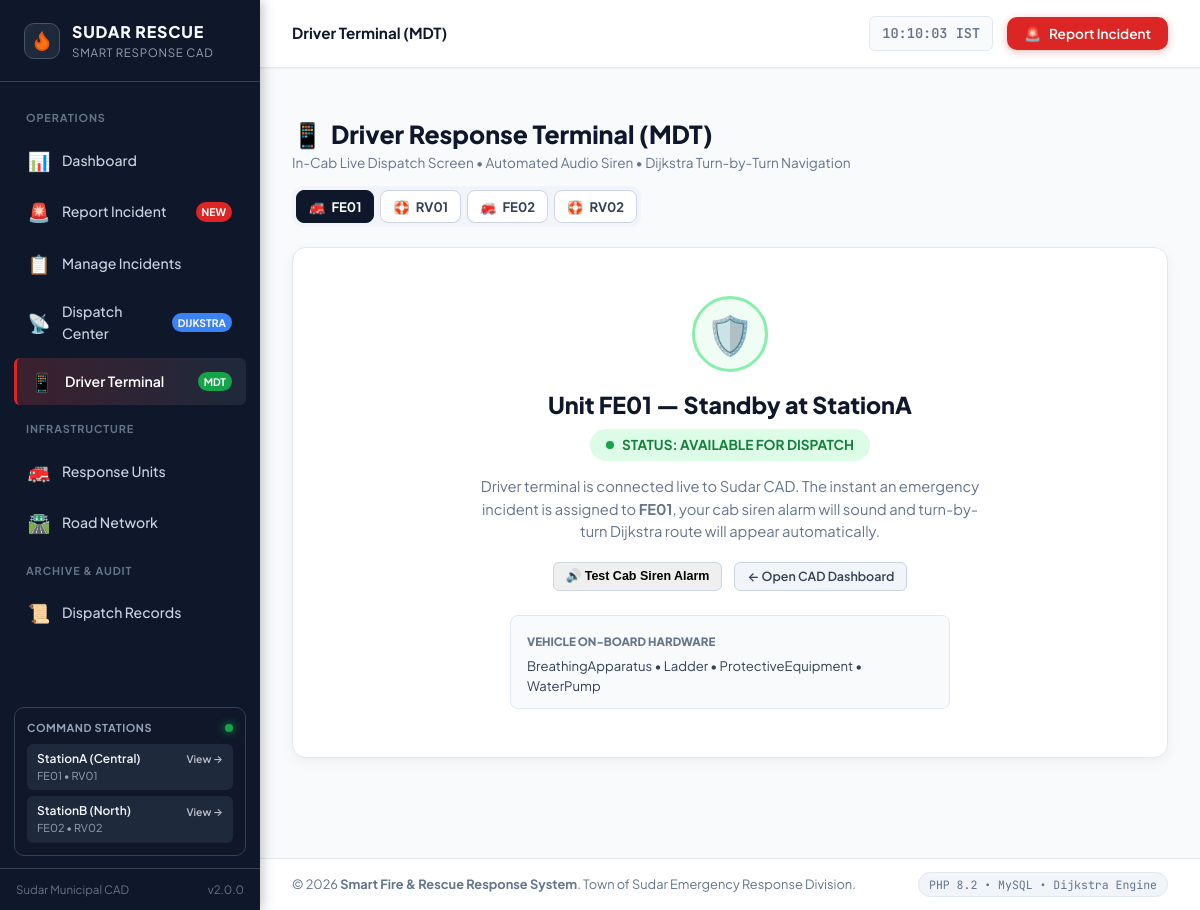
Page /driver.php on the committed database.
### tables this page shows
CREATE TABLE `response_units` (
    `unit_id` VARCHAR(20) NOT NULL,
    `unit_type` VARCHAR(50) NOT NULL,
    `station_id` VARCHAR(30) NOT NULL,
    `status` ENUM('Available', 'Busy', 'Dispatched', 'Out of Service') NOT NULL DEFAULT 'Available',
    `current_incident_id` INT NULL,
    `created_at` TIMESTAMP DEFAULT CURRENT_TIMESTAMP,
    PRIMARY KEY (`unit_id`),
    CONSTRAINT `fk_unit_station` FOREIGN KEY (`station_id`) 
        REFERENCES `stations` (`station_id`) ON UPDATE CASCADE
);

### driver.php (the view, shortened to what the rows shown need)
<?php
require_once __DIR__ . '/db.php';
require_once __DIR__ . '/classes/ResponseUnit.php';
$unitModel = new ResponseUnit();
$units = $unitModel->getAll();
$selectedUnitId = trim($_GET['unit'] ?? 'FE01');
$selectedUnit = $unitModel->getById($selectedUnitId);
$db = getDB();
$stmt = $db->prepare("
    SELECT d.*,
           i.incident_id, i.incident_type, i.location_id, i.location_address,
           i.latitude, i.longitude, i.location_description, i.description AS caller_notes,
           i.priority_score, i.severity_tier,
           i.people_trapped, i.injuries_reported, i.hazmat_involved,
           l.location_name
    FROM dispatch_records d
    JOIN incidents i ON d.incident_id = i.incident_id
    LEFT JOIN locations l ON i.location_id = l.location_id
    WHERE d.unit_id = :unit AND d.status = 'Active'
    ORDER BY d.dispatch_id DESC
    LIMIT 1
");
$stmt->execute(['unit' => $selectedUnitId]);
$activeMission = $stmt->fetch(PDO::FETCH_ASSOC);
include __DIR__ . '/includes/header.php';
?>
<div style="max-width: 960px; margin: 0 auto; padding-bottom: 40px;">
    <div style="margin-bottom: 20px; display:flex; justify-content:space-between; align-items:center; flex-wrap:wrap; gap:12px;">
        <div>
            <h1 style="font-size: 1.55rem; font-weight:800; color:var(--color-sidebar); display:flex; align-items:center; gap:8px;">
                <span>📱</span> Driver Response Terminal (MDT)
            </h1>
        </div>
        <div style="display:flex; gap:6px; flex-wrap:wrap; background:#f1f5f9; padding:4px; border-radius:10px;">
            <?php foreach ($units as $u):
                $isActiveUnit = ($u['unit_id'] === $selectedUnitId);
            ?>
                <a href="<?= BASE_URL ?>driver.php?unit=<?= urlencode($u['unit_id']) ?>"
                   style="display:inline-flex; align-items:center; gap:6px; padding:6px 12px; border-radius:8px; font-size:0.82rem; font-weight:700; text-decoration:none; transition:all 0.15s; background: <?= $isActiveUnit ? '#0f172a' : '#ffffff' ?>; color: <?= $isActiveUnit ? '#ffffff' : '#334155' ?>; border: 1px solid <?= $isActiveUnit ? '#0f172a' : '#cbd5e1' ?>;">
                    <span><?= strpos($u['unit_type'], 'Rescue') !== false ? '🛟' : '🚒' ?></span>
                    <span><?= htmlspecialchars($u['unit_id']) ?></span>
                </a>
            <?php endforeach; ?>
        </div>
    </div>
    <div id="mdtContentContainer">
        <?php if ($activeMission): ?>
            <div class="card" style="border: 2px solid #ea580c; box-shadow: 0 10px 25px -5px rgba(234,88,12,0.15); overflow:hidden;">
                <div style="background: linear-gradient(135deg, #ea580c 0%, #dc2626 100%); color:#ffffff; padding:18px 24px; display:flex; justify-content:space-between; align-items:center; flex-wrap:wrap; gap:12px;">
                    <div>
                        <span style="font-size:0.75rem; font-weight:800; letter-spacing:0.08em; text-transform:uppercase; background:rgba(0,0,0,0.25); padding:3px 10px; border-radius:4px;">
                            🚨 IMMEDIATE CAD EMERGENCY DIRECTIVE
                        </span>
                        <h2 style="font-size:1.45rem; font-weight:800; margin:6px 0 2px; color:#ffffff;">
                            <?= htmlspecialchars($activeMission['incident_type']) ?> — Mission #DISP-<?= (int)$activeMission['dispatch_id'] ?>
                        </h2>
                        <div style="font-size:0.85rem; opacity:0.95;">
                            Unit Assigned: <strong><?= htmlspecialchars($selectedUnit['unit_id']) ?> (<?= htmlspecialchars($selectedUnit['unit_type']) ?>)</strong> &bull; Station Base: <?= htmlspecialchars($selectedUnit['station_id']) ?>
                        </div>
                    </div>
                    <div style="display:flex; align-items:center; gap:8px;">
                        <button type="button" onclick="playCabSiren()" class="btn btn-sm" style="background:#ffffff; color:#c2410c; font-weight:800; border:none; box-shadow:0 2px 8px rgba(0,0,0,0.15);">
                            🔊 Cab Siren
                        </button>
                        <button type="button" onclick="speakRouteDirections()" class="btn btn-sm" style="background:rgba(255,255,255,0.2); color:#ffffff; border:1px solid rgba(255,255,255,0.4); font-weight:700;">
                            🗣️ Speak Route
                        </button>
                    </div>
                </div>
                <div class="card-body" style="padding:24px;">
                    <div style="background:#f8fafc; border:2px solid #bfdbfe; border-radius:12px; padding:20px; margin-bottom:24px;">
                        <div style="display:flex; justify-content:space-between; align-items:center; flex-wrap:wrap; gap:10px; margin-bottom:12px;">
                            <span style="font-size:0.8rem; font-weight:800; color:#1e40af; text-transform:uppercase; letter-spacing:0.05em; display:flex; align-items:center; gap:6px;">
                                <span>🛣️</span> DIJKSTRA OPTIMAL TURN-BY-TURN ROUTE
                            </span>
                            <span style="background:#dbeafe; color:#1e40af; font-weight:800; font-size:0.85rem; padding:4px 12px; border-radius:20px; font-family:monospace;">
                                ⏱️ Target Travel Time: <?= number_format((float)($activeMission['estimated_travel_time'] ?? 0), 1) ?> mins ETA
                            </span>
                        </div>
                        <?php
                        $routeRaw = $activeMission['route'] ?? $activeMission['route_taken'] ?? '';
                        $hops = array_map('trim', explode('->', $routeRaw));
                        ?>
                        <div style="display:flex; align-items:center; gap:8px; flex-wrap:wrap; margin-bottom:8px;">
                            <?php foreach ($hops as $idx => $hop): ?>
                                <div style="background:#ffffff; border:2px solid <?= $idx === 0 ? '#3b82f6' : ($idx === count($hops)-1 ? '#ef4444' : '#64748b') ?>; color:#0f172a; padding:8px 16px; border-radius:8px; font-weight:800; font-size:1rem; font-family:monospace; box-shadow:0 2px 6px rgba(0,0,0,0.04);">
                                    <?= htmlspecialchars($hop) ?>
                                </div>
                                <?php if ($idx < count($hops) - 1): ?>
                                    <span style="font-size:1.3rem; color:#f97316; font-weight:900;">➔</span>
                                <?php endif; ?>
                            <?php endforeach; ?>
                        </div>
                        <div style="font-size:0.78rem; color:#64748b;">
                            ⚡ Lowest-weight path selected by CAD. All closed roads or traffic jams have been automatically bypassed.
                        </div>
                    </div>
                    <div style="display:grid; grid-template-columns: 1.2fr 0.8fr; gap:20px; margin-bottom:24px;">
                        <div style="background:#ffffff; border:1px solid #e2e8f0; border-radius:10px; padding:18px;">
                            <span style="font-size:0.75rem; font-weight:800; color:var(--color-text-muted); text-transform:uppercase;">TARGET LOCATION</span>
                            <h3 style="font-size:1.2rem; font-weight:800; color:var(--color-sidebar); margin:4px 0 6px;">
                                📍 <?= htmlspecialchars($activeMission['location_name'] ?? $activeMission['location_id']) ?>
                            </h3>
                            <div style="font-size:0.9rem; color:#334155; margin-bottom:8px;">
                                <?= htmlspecialchars($activeMission['location_address'] ?: 'Sudar Municipal Sector') ?>
                            </div>
                            <?php if (!empty($activeMission['location_description'])): ?>
                                <div style="font-size:0.82rem; color:#64748b; background:#f8fafc; padding:8px 10px; border-radius:6px; margin-bottom:12px;">
                                    <strong>Directions:</strong> <?= htmlspecialchars($activeMission['location_description']) ?>
                                </div>
                            <?php endif; ?>
                            <?php if (!empty($activeMission['latitude']) && !empty($activeMission['longitude'])): ?>
                                <a href="https://www.google.com/maps/dir/?api=1&destination=<?= $activeMission['latitude'] ?>,<?= $activeMission['longitude'] ?>" target="_blank" class="btn btn-primary" style="display:inline-flex; align-items:center; gap:8px; font-weight:700; font-size:0.88rem;">
                                    <span>🗺️</span> Open Google Maps GPS Navigation &rarr;
                                </a>
                            <?php endif; ?>
                        </div>
                        <div style="background:#ffffff; border:1px solid #e2e8f0; border-radius:10px; padding:18px;">
                            <span style="font-size:0.75rem; font-weight:800; color:var(--color-text-muted); text-transform:uppercase;">REPORTED ON-SCENE RISKS</span>
                            <div style="display:flex; flex-direction:column; gap:8px; margin-top:10px;">
                                <div style="display:flex; justify-content:space-between; align-items:center; font-size:0.85rem;">
                                    <span>Civilians Trapped:</span>
                                    <strong style="color:<?= $activeMission['people_trapped'] ? '#dc2626' : '#16a34a' ?>;">
                                        <?= $activeMission['people_trapped'] ? '🚨 YES (Trapped inside)' : 'No civilians trapped' ?>
                                    </strong>
                                </div>
                                <div style="display:flex; justify-content:space-between; align-items:center; font-size:0.85rem;">
                                    <span>Injuries / Casualties:</span>
                                    <strong style="color:<?= $activeMission['injuries_reported'] ? '#ea580c' : '#64748b' ?>;">
                                        <?= $activeMission['injuries_reported'] ? '🩹 Active Casualties' : 'None reported' ?>
                                    </strong>
                                </div>
                                <div style="display:flex; justify-content:space-between; align-items:center; font-size:0.85rem;">
                                    <span>Hazardous Materials:</span>
                                    <strong style="color:<?= $activeMission['hazmat_involved'] === 'Yes' ? '#dc2626' : '#64748b' ?>;">
                                        <?= htmlspecialchars($activeMission['hazmat_involved'] ?? 'No') ?>
                                    </strong>
                                </div>
                                <div style="display:flex; justify-content:space-between; align-items:center; font-size:0.85rem;">
                                    <span>Priority Score:</span>
                                    <strong style="color:#b91c1c; font-family:monospace;">
                                        <?= number_format($activeMission['priority_score'], 1) ?> / 100
                                    </strong>
                                </div>
                            </div>
                        </div>
                    </div>
                    <div style="background:#f0fdf4; border:1.5px solid #86efac; border-radius:12px; padding:18px 22px; display:flex; justify-content:space-between; align-items:center; flex-wrap:wrap; gap:14px;">
                        <div>
                            <strong style="color:#166534; font-size:1rem; display:block;">Emergency Mission Resolution</strong>
                            <span style="font-size:0.82rem; color:#15803d;">
                                When emergency is extinguished and secured, click below. This automatically notifies CAD and releases Unit <?= htmlspecialchars($selectedUnit['unit_id']) ?> back to Available.
                            </span>
                        </div>
                        <form method="POST" action="<?= BASE_URL ?>actions/complete-mission.php" onsubmit="return confirm('Conclude mission #<?= (int)$activeMission['dispatch_id'] ?>? Unit <?= htmlspecialchars($selectedUnit['unit_id']) ?> will return to Station standby.');">
                            <?= csrf_field() ?>
                            <input type="hidden" name="dispatch_id" value="<?= (int)$activeMission['dispatch_id'] ?>">
                            <input type="hidden" name="incident_id" value="<?= (int)$activeMission['incident_id'] ?>">
                            <input type="hidden" name="completion_notes" value="Resolved on-scene via Driver MDT Terminal">
                            <input type="hidden" name="redirect" value="driver.php?unit=<?= urlencode($selectedUnitId) ?>">
                            <button type="submit" class="btn btn-success" style="padding:10px 22px; font-size:0.95rem; font-weight:800; box-shadow:0 4px 12px rgba(22,163,74,0.3);">
                                ✅ Mission Accomplished / Return to Base
                            </button>
                        </form>
                    </div>
                </div>
            </div>
        <?php else: ?>
            <div class="card" style="text-align:center; padding:48px 24px; box-shadow:0 4px 14px rgba(0,0,0,0.05);">
                <div style="width:76px; height:76px; background:#f0fdf4; border:3px solid #86efac; border-radius:50%; display:inline-flex; align-items:center; justify-content:center; font-size:2.4rem; margin-bottom:16px;">
                    🛡️
                </div>
                <h2 style="font-size:1.45rem; font-weight:800; color:var(--color-sidebar); margin-bottom:6px;">
                    Unit <?= htmlspecialchars($selectedUnit['unit_id']) ?> — Standby at <?= htmlspecialchars($selectedUnit['station_id']) ?>
                </h2>
                <div style="display:inline-flex; align-items:center; gap:8px; background:#dcfce7; color:#15803d; font-weight:700; padding:6px 16px; border-radius:20px; font-size:0.85rem; margin-bottom:14px;">
                    <span style="width:8px; height:8px; border-radius:50%; background:#16a34a; display:inline-block; animation:pulse 2s infinite;"></span>
                    STATUS: AVAILABLE FOR DISPATCH
                </div>
                <p style="color:var(--color-text-muted); font-size:0.92rem; max-width:520px; margin:0 auto 20px; line-height:1.5;">
                    Driver terminal is connected live to Sudar CAD. The instant an emergency incident is assigned to <strong><?= htmlspecialchars($selectedUnit['unit_id']) ?></strong>, your cab siren alarm will sound and turn-by-turn Dijkstra route will appear automatically.
                </p>
                <div style="display:flex; justify-content:center; gap:12px; flex-wrap:wrap; margin-bottom:24px;">
                    <button type="button" onclick="playCabSiren()" class="btn btn-outline btn-sm" style="border-color:#cbd5e1; font-weight:700;">
                        🔊 Test Cab Siren Alarm
                    </button>
                    <a href="<?= BASE_URL ?>dashboard.php" class="btn btn-secondary btn-sm" style="font-weight:600;">
                        &larr; Open CAD Dashboard
                    </a>
                </div>
                <div style="max-width:440px; margin:0 auto; background:#f8fafc; border:1px solid #e2e8f0; border-radius:8px; padding:12px 16px; text-align:left;">
                    <span style="font-size:0.72rem; font-weight:800; color:var(--color-text-muted); text-transform:uppercase;">VEHICLE ON-BOARD HARDWARE</span>
                    <div style="font-size:0.82rem; color:#334155; margin-top:4px;">
                        <?= implode(' &bull; ', $selectedUnit['equipment_array']) ?>
                    </div>
                </div>
            </div>
        <?php endif; ?>
    </div>
</div>
<?php include __DIR__ . '/includes/footer.php'; ?>

### rows in the picture
response_units: unit_id "FE01", station "StationA"
response_units: unit_id "RV01"
response_units: unit_id "FE02"
response_units: unit_id "RV02"

### other values in the picture
APP_VERSION "2.0.0"
$pageTitle "Driver Terminal (MDT)"
implode(' &bull; ', $selectedUnit['equipment_array']) "BreathingApparatus • Ladder • ProtectiveEquipment • WaterPump"
APP_NAME "Smart Fire & Rescue Response System"
TOWN_NAME "Sudar"
